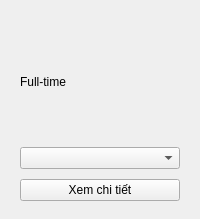
<?xml version="1.0" encoding="UTF-8"?>
<ui version="4.0">
 <class>JobCard</class>
 <widget class="QFrame" name="jobCard">
  <property name="objectName">
   <string>jobCard</string>
  </property>
  <layout class="QVBoxLayout" name="verticalLayout_root">
   <property name="spacing">
    <number>10</number>
   </property>
   <property name="leftMargin">
    <number>20</number>
   </property>
   <property name="topMargin">
    <number>18</number>
   </property>
   <property name="rightMargin">
    <number>20</number>
   </property>
   <property name="bottomMargin">
    <number>18</number>
   </property>
   <item>
    <layout class="QHBoxLayout" name="horizontalLayout_header">
     <item>
      <widget class="QLabel" name="labelJobTitle">
       <property name="text">
        <string/>
       </property>
      </widget>
     </item>
     <item>
      <widget class="QToolButton" name="btnBookmark">
       <property name="text">
        <string/>
       </property>
       <property name="autoRaise">
        <bool>true</bool>
       </property>
      </widget>
     </item>
    </layout>
   </item>
   <item>
    <widget class="QLabel" name="labelJobCompany">
     <property name="objectName">
      <string>labelJobCompany</string>
     </property>
     <property name="text">
      <string/>
     </property>
    </widget>
   </item>
   <item>
    <widget class="QLabel" name="labelJobType">
     <property name="text">
      <string>Full-time</string>
     </property>
    </widget>
   </item>
   <item>
    <widget class="QLabel" name="labelJobDesc">
     <property name="text">
      <string/>
     </property>
     <property name="wordWrap">
      <bool>true</bool>
     </property>
    </widget>
   </item>
   <item>
    <layout class="QHBoxLayout" name="horizontalLayout_meta">
     <item>
      <widget class="QLabel" name="labelSalary">
       <property name="text">
        <string/>
       </property>
      </widget>
     </item>
     <item>
      <widget class="QLabel" name="labelLocation">
       <property name="text">
        <string/>
       </property>
      </widget>
     </item>
     <item>
      <spacer name="horizontalSpacer_meta">
       <property name="orientation">
        <enum>Qt::Horizontal</enum>
       </property>
      </spacer>
     </item>
    </layout>
   </item>
   <item>
    <widget class="QComboBox" name="comboCv"/>
   </item>
   <item>
    <widget class="QPushButton" name="btnApply">
     <property name="text">
      <string>Xem chi tiết</string>
     </property>
    </widget>
   </item>
  </layout>
 </widget>
 <resources/>
 <connections/>
</ui>
